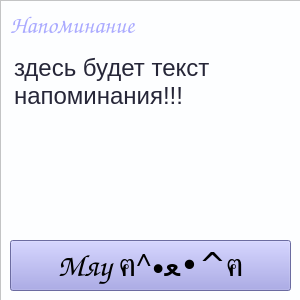
<?xml version="1.0" encoding="UTF-8"?>
<ui version="4.0">
 <class>ReminderWindowEmit</class>
 <widget class="QWidget" name="ReminderWindowEmit">
  <property name="geometry">
   <rect>
    <x>0</x>
    <y>0</y>
    <width>300</width>
    <height>300</height>
   </rect>
  </property>
  <property name="windowTitle">
   <string>Напоминание &lt;3</string>
  </property>
  <widget class="QFrame" name="frame">
   <property name="geometry">
    <rect>
     <x>0</x>
     <y>0</y>
     <width>311</width>
     <height>311</height>
    </rect>
   </property>
   <property name="styleSheet">
    <string notr="true">background-color: rgb(253, 254, 255);</string>
   </property>
   <property name="frameShape">
    <enum>QFrame::Shape::StyledPanel</enum>
   </property>
   <property name="frameShadow">
    <enum>QFrame::Shadow::Raised</enum>
   </property>
   <widget class="QPlainTextEdit" name="plainTextEdit">
    <property name="geometry">
     <rect>
      <x>10</x>
      <y>50</y>
      <width>281</width>
      <height>181</height>
     </rect>
    </property>
    <property name="font">
     <font>
      <family>Yu Gothic UI</family>
      <pointsize>18</pointsize>
     </font>
    </property>
    <property name="styleSheet">
     <string notr="true">border: none;
background-color: rgba(255, 255, 255, 0);
color: rgb(38, 38, 56);</string>
    </property>
    <property name="readOnly">
     <bool>true</bool>
    </property>
    <property name="plainText">
     <string>здесь будет текст напоминания!!!</string>
    </property>
   </widget>
   <widget class="QPushButton" name="pushButtonClose">
    <property name="geometry">
     <rect>
      <x>10</x>
      <y>240</y>
      <width>281</width>
      <height>51</height>
     </rect>
    </property>
    <property name="font">
     <font>
      <family>Comic Sans MS</family>
      <pointsize>24</pointsize>
      <bold>false</bold>
     </font>
    </property>
    <property name="styleSheet">
     <string notr="true">

QPushButton {
	
	background-color: rgb(151, 151, 226);


}
QPushButton:hover {
		background-color: rgb(117, 117, 176);
}
QPushButton:pressed {
	
	background-color: rgb(95, 95, 132);
}</string>
    </property>
    <property name="text">
     <string>Мяу ฅ^•ﻌ•^ฅ</string>
    </property>
   </widget>
   <widget class="QLabel" name="label">
    <property name="geometry">
     <rect>
      <x>10</x>
      <y>10</y>
      <width>201</width>
      <height>31</height>
     </rect>
    </property>
    <property name="font">
     <font>
      <family>Comic Sans MS</family>
      <pointsize>18</pointsize>
      <bold>false</bold>
     </font>
    </property>
    <property name="styleSheet">
     <string notr="true">color: rgb(170, 170, 255);
border: none;
background-color: rgba(255, 255, 255, 0);</string>
    </property>
    <property name="text">
     <string>Напоминание</string>
    </property>
   </widget>
  </widget>
 </widget>
 <layoutdefault spacing="6" margin="11"/>
 <resources/>
 <connections/>
</ui>
